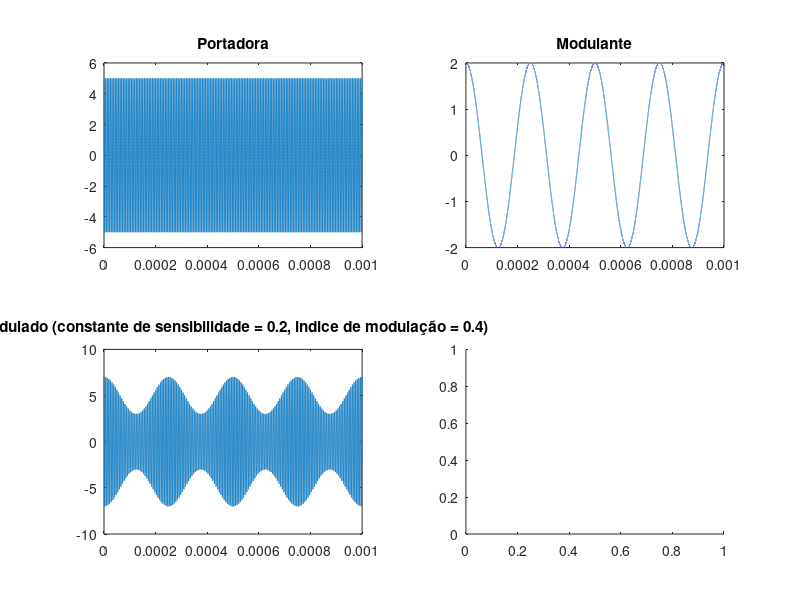

Reproduce this figure in MATLAB. (Note: this script raises an error after producing the figure.)
Tw = .001;
Ts = 1e-8;

Fc = 160e3;
Ac = 5;

Fm = 4e3;
Am = 2;

t = 0:Ts:Tw;

ct = Ac*cos(2*pi*t*Fc);
mt = Am*cos(2*pi*t*Fm);
k=1/Ac;

st = (1 + k.*mt).*ct;

figure;
subplot(2,2,1);
plot(t,ct);
title('Portadora');

subplot(2,2,2);
plot(t,mt);
title('Modulante');

subplot(2,2,3);
plot(t,st);
title(['Modulado (constante de sensibilidade = ', num2str(k), ', indice de modulação = ', num2str(Am/Ac),')']);

subplot(2,2,4);
plot_fft(Ts,st,130e3,190e3,'r');
title('Sinais no dominio da frequencia');



